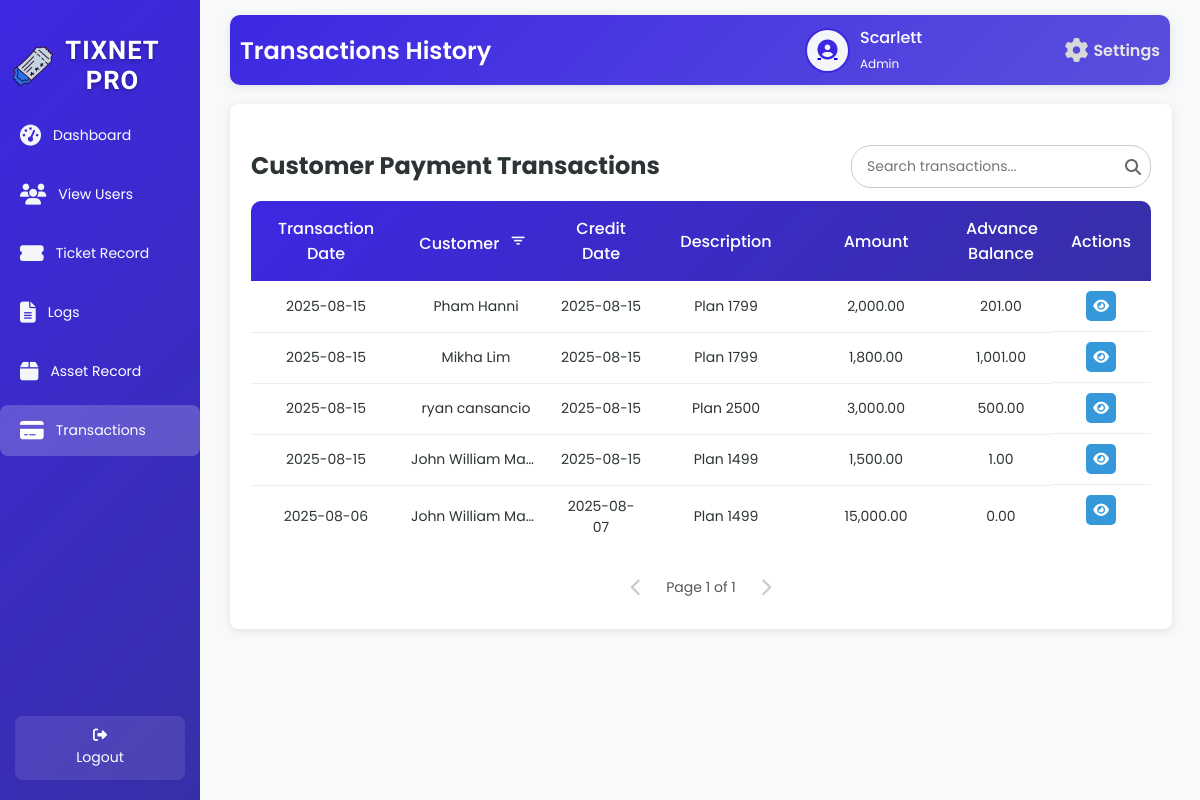
Screenshot of /AdminPayments.php (signed in) with the database file from the repository.
### tables this page shows
CREATE TABLE `tbl_user` (
  `u_id` int(50) NOT NULL,
  `u_fname` varchar(200) NOT NULL,
  `u_lname` varchar(200) NOT NULL,
  `u_email` varchar(200) NOT NULL,
  `u_username` varchar(200) NOT NULL,
  `u_password` varchar(200) NOT NULL,
  `u_type` varchar(200) NOT NULL,
  `u_status` varchar(200) NOT NULL
);

CREATE TABLE `tbl_transactions` (
  `t_id` int(50) NOT NULL,
  `t_date` varchar(200) NOT NULL,
  `t_balance` int(50) NOT NULL,
  `t_credit_date` varchar(200) NOT NULL,
  `t_description` varchar(200) NOT NULL,
  `t_amount` int(50) NOT NULL,
  `t_customer_name` varchar(200) NOT NULL
);

### AdminPayments.php (the view, shortened to what this page needs)
<?php
include 'db.php';
$firstName = '';
$userType = '';
$avatarPath = $_SESSION['avatarPath'];
$sqlUser = "SELECT u_fname, u_lname, u_type FROM tbl_user WHERE u_username = ?";
$stmt = $conn->prepare($sqlUser);
$stmt->bind_param("s", $_SESSION['username']);
$stmt->execute();
$resultUser = $stmt->get_result();
if ($resultUser->num_rows > 0) {
    $row = $resultUser->fetch_assoc();
    $firstName = $row['u_fname'] ?: 'Unknown';
    $userType = strtolower($row['u_type']) ?: 'staff';
} else {
    error_log("User not found for username: {$_SESSION['username']}");
    $_SESSION['error'] = "User not found.";
    header("Location: Payments.php?page_transaction=1");
    exit();
}
$limit = 10;
$pageTransaction = isset($_GET['page_transaction']) ? max(1, (int)$_GET['page_transaction']) : 1;
$offsetTransaction = ($pageTransaction - 1) * $limit;
$totalTransactionQuery = "SELECT COUNT(*) AS total FROM tbl_transactions";
$totalTransactionResult = $conn->query($totalTransactionQuery);
$totalTransactionRow = $totalTransactionResult->fetch_assoc();
$totalTransaction = $totalTransactionRow['total'];
$totalTransactionPages = ceil($totalTransaction / $limit);
$sqlTransaction = "SELECT t_id, t_date, t_customer_name, t_credit_date, t_description, t_amount, t_balance
                   FROM tbl_transactions
                   ORDER BY t_date DESC
                   LIMIT ?, ?";
$stmtTransaction = $conn->prepare($sqlTransaction);
$stmtTransaction->bind_param("ii", $offsetTransaction, $limit);
$stmtTransaction->execute();
$resultTransaction = $stmtTransaction->get_result();
?>
<!DOCTYPE html>
<html lang="en">
<head>
    <link rel="stylesheet" href="AdminPayment.css">
    <link rel="stylesheet" href="https://cdnjs.cloudflare.com/ajax/libs/font-awesome/6.6.0/css/all.min.css">
    <link rel="stylesheet" href="https://unpkg.com/boxicons@2.1.4/css/boxicons.min.css">
</head>
<body>
<div class="wrapper">
    <div class="sidebar">
        <h2><img src="image/logo.png" alt="TixNet Icon" class="sidebar-icon">TixNet Pro</h2>
         <ul>
          <li><a href="adminD.php"><i class="fas fa-tachometer-alt icon"></i> <span>Dashboard</span></a></li>
          <li><a href="viewU.php"><i class="fas fa-users icon"></i> <span>View Users</span></a></li>
          <li><a href="regular_close.php"><i class="fas fa-ticket-alt icon"></i> <span>Ticket Record</span></a></li>
          <li><a href="logs.php"><i class="fas fa-file-alt icon"></i> <span>Logs</span></a></li>
          <li><a href="returnT.php"><i class="fas fa-box icon"></i> <span>Asset Record</span></a></li>
          <li><a href="AdminPayments.php" class="active"><i class="fas fa-credit-card icon"></i> <span>Transactions</span></a></li>
         </ul>
      <footer>
       <a href="index.php" class="back-home"><i class="fas fa-sign-out-alt"></i> Logout</a>
      </footer>
    </div>
    <div class="container">
        <div class="upper">
            <h1>Transactions History</h1>
            <div class="user-profile">
                <div class="user-icon">
                    <a href="image.php">
                        <?php
                        $cleanAvatarPath = preg_replace('/\?\d+$/', '', $avatarPath);
                        if (!empty($avatarPath) && file_exists($cleanAvatarPath)) {
                            echo "<img src='" . htmlspecialchars($avatarPath, ENT_QUOTES, 'UTF-8') . "' alt='User Avatar'>";
                        } else {
                            echo "<i class='fas fa-user-circle'></i>";
                        }
                        ?>
                    </a>
                </div>
                <div class="user-details">
                    <span><?php echo htmlspecialchars($firstName, ENT_QUOTES, 'UTF-8'); ?></span>
                    <small><?php echo htmlspecialchars(ucfirst($userType), ENT_QUOTES, 'UTF-8'); ?></small>
                </div>
                <a href="settings.php" class="settings-link">
                    <i class="fas fa-cog"></i>
                    <span>Settings</span>
                </a>
            </div>
        </div>
        <div class="table-box glass-container">
            <h2>Customer Payment Transactions</h2>
            <div class="search-container">
                <input type="text" class="search-bar" id="searchInput" placeholder="Search transactions..." onkeyup="debouncedSearchTransactions()">
                <span class="search-icon"><i class="fas fa-search"></i></span>
            </div>
            <div class="customer-transactions active">
                <table id="transactions-table">
                    <thead>
                        <tr>
                            <th>Transaction Date</th>
                            <th>Customer <button class="filter-btn" onclick="showAccountFilterModal('transaction')" title="Filter by Customer Name"><i class='bx bx-filter'></i></button></th>
                            <th>Credit Date</th>
                            <th>Description</th>
                            <th>Amount</th>
                            <th>Advance Balance</th>
                            <th>Actions</th>
                        </tr>
                    </thead>
                    <tbody id="transactions-table-body">
                        <?php
                        if ($resultTransaction->num_rows > 0) {
                            while ($row = $resultTransaction->fetch_assoc()) {
                                echo "<tr>
                                        <td>" . htmlspecialchars($row['t_date'], ENT_QUOTES, 'UTF-8') . "</td>
                                        <td>" . htmlspecialchars($row['t_customer_name'], ENT_QUOTES, 'UTF-8') . "</td>
                                        <td>" . htmlspecialchars($row['t_credit_date'], ENT_QUOTES, 'UTF-8') . "</td>
                                        <td>" . htmlspecialchars($row['t_description'], ENT_QUOTES, 'UTF-8') . "</td>
                                        <td>" . number_format($row['t_amount'], 2) . "</td>
                                        <td>" . number_format($row['t_balance'], 2) . "</td>
                                        <td class='action-buttons'>
                                            <a class='view-btn' href='#' onclick=\"showTransactionViewModal('" . htmlspecialchars($row['t_id'], ENT_QUOTES, 'UTF-8') . "', '" . htmlspecialchars($row['t_date'], ENT_QUOTES, 'UTF-8') . "', '" . htmlspecialchars($row['t_customer_name'], ENT_QUOTES, 'UTF-8') . "', '" . htmlspecialchars($row['t_credit_date'], ENT_QUOTES, 'UTF-8') . "', '" . htmlspecialchars($row['t_description'], ENT_QUOTES, 'UTF-8') . "', '" . number_format($row['t_amount'], 2) . "', '" . number_format($row['t_balance'], 2) . "')\" title='View'><i class='fas fa-eye'></i></a>
                                        </td>
                                      </tr>";
                            }
                        } else {
                            echo "<tr><td colspan='7' style='text-align: center;'>No transactions found.</td></tr>";
                        }
                        ?>
                    </tbody>
                </table>
                <div class="pagination" id="transaction-pagination">
                    <?php if ($pageTransaction > 1): ?>
                        <a href="?page_transaction=<?php echo $pageTransaction - 1; ?>" class="pagination-link"><i class="fas fa-chevron-left"></i></a>
                    <?php else: ?>
                        <span class="pagination-link disabled"><i class="fas fa-chevron-left"></i></span>
                    <?php endif; ?>
                    <span class="current-page">Page <?php echo $pageTransaction; ?> of <?php echo $totalTransactionPages; ?></span>
                    <?php if ($pageTransaction < $totalTransactionPages): ?>
                        <a href="?page_transaction=<?php echo $pageTransaction + 1; ?>" class="pagination-link"><i class="fas fa-chevron-right"></i></a>
                    <?php else: ?>
                        <span class="pagination-link disabled"><i class="fas fa-chevron-right"></i></span>
                    <?php endif; ?>
                </div>
            </div>
        </div>
    </div>
</div>
</body>
</html>

### rows the page displays
tbl_user: u_fname "Scarlett", u_type "Admin"
tbl_transactions: t_date "2025-08-15", t_customer_name "Pham Hanni", t_credit_date "2025-08-15", t_description "Plan 1799", t_amount "2,000.00", t_balance "201.00"
tbl_transactions: t_date "2025-08-15", t_customer_name "Mikha Lim", t_credit_date "2025-08-15", t_description "Plan 1799", t_amount "1,800.00", t_balance "1,001.00"
tbl_transactions: t_date "2025-08-15", t_customer_name "ryan cansancio", t_credit_date "2025-08-15", t_description "Plan 2500", t_amount "3,000.00", t_balance "500.00"
tbl_transactions: t_date "2025-08-15", t_customer_name "John William Ma…", t_credit_date "2025-08-15", t_description "Plan 1499", t_amount "1,500.00", t_balance "1.00"
tbl_transactions: t_date "2025-08-06", t_customer_name "John William Ma…", t_credit_date "2025-08-07", t_description "Plan 1499", t_amount "15,000.00", t_balance "0.00"

### other values shown
$pageTransaction "1"
$totalTransactionPages "1"
